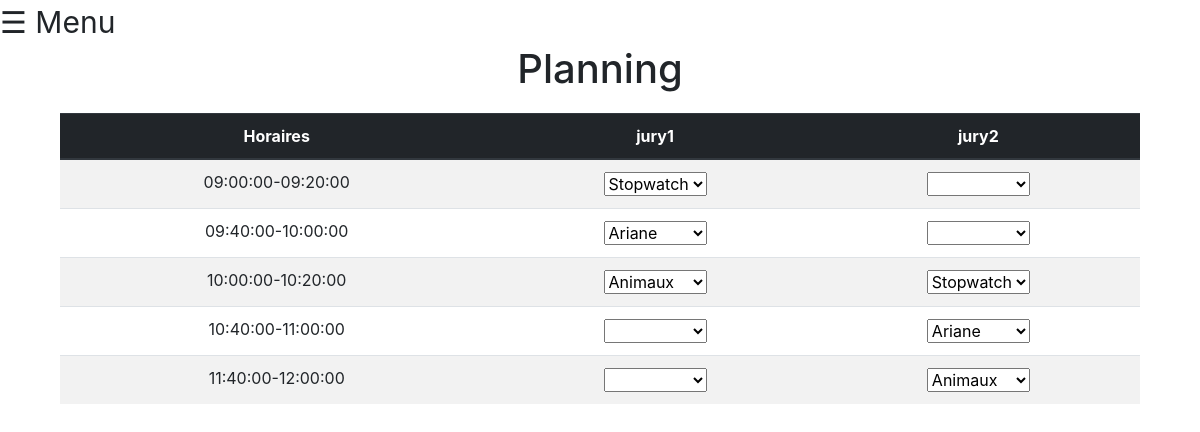
The page /site-web/templates/admin/plan.php (signed in) on the database its author committed.
### tables this page shows
create table JURY(
    NumJury int,
    login_ varchar(30),
    password_ varchar(30),
    PRIMARY key(NumJury)
);

create table HEURE(
    idHeure int,
    hDeb time,
    hFin time,
    PRIMARY key(idHeure)
);

### BD/Interactions/InteractionsBD.php (called while the page is built, shortened)
<?php
    function getHeure($connexion)
    {
        try{
            $prep = "SELECT * from HEURE;";
            $reponse = $connexion->query($prep);
            $ListeHeure = array();
            while ($donnees = $reponse->fetch())
            {
                $id = $donnees[0];
                $HDeb = $donnees[1];
                $HFin = $donnees[2];
                $p = new Heure($id,$HDeb,$HFin);
                array_push($ListeHeure,$p);
            }
            return $ListeHeure;
        }
        catch(PDOException $e)
        {
            echo $e.getMessage();
        }
    }
    function getGroupe($connexion)
    {
        try{
            $prep = "SELECT * from GROUPE where NumGroupe > 0;";
            $reponse = $connexion->query($prep);
            $ListeGroupe = array();
            while ($donnees = $reponse->fetch())
            {
                $id = $donnees[0];
                $Nom = $donnees[1];
                $Lycee = $donnees[2];
                $salle = $donnees[3];
                $img = $donnees[4];
                $p = new Groupe($id,$Nom,$Lycee,$salle,$img);
                array_push($ListeGroupe,$p);
            }
            return $ListeGroupe;
        }
        catch(PDOException $e)
        {
            echo $e.getMessage();
        }
    }
    function getJury($connexion)
    {
        try{
            $prep = "SELECT * from JURY;";
            $reponse = $connexion->query($prep);
            $ListeJury = array();
            while ($donnees = $reponse->fetch())
            {
                $id = $donnees[0];
                $Log = $donnees[1];
                $Pass = $donnees[2];
                $p = new Jury($id,$Log,$Pass);
                array_push($ListeJury,$p);
            }
            return $ListeJury;
        }
        catch(PDOException $e)
        {
            echo $e.getMessage();
        }
    }
?>

### BD/Classe/Jury.php (called while the page is built, shortened)
<?php
class Jury{
    private $_NumJury;
    private $_Login;
    public function __construct($id,$login,$pass)
    {
        $this->_NumJury = $id;
        $this->_Login = $login;
    }
    public function getNumJury(){
        return $this->_NumJury;
    }
    public function getLogin(){
        return $this->_Login;
    }
}
?>

### BD/Classe/Heure.php (called while the page is built)
<?php
class Heure{
    private $_ID;
    private $_hDeb;
    private $_hFin;
    public function __construct($id,$deb,$fin)
    {
        $this->_ID = $id;
        $this->_hDeb = $deb;
        $this->_hFin = $fin;
    }
    public function getID(){
        return $this->_ID;
    }
    public function getDeb(){
        return $this->_hDeb;
    }
    public function getFin(){
        return $this->_hFin;
    }
}
?>

### BD/Classe/Groupe.php (called while the page is built, shortened)
<?php
class Groupe{
    private $_NumGroupe;
    private $_NomProj;
    public function __construct($groupe,$Proj,$Lycee,$Salle,$img)
    {
        $this->_NumGroupe = $groupe;
        $this->_NomProj = $Proj;
    }
    public function getNumGroupe(){
        return $this->_NumGroupe;
    }
    public function getNomProj(){
        return $this->_NomProj;
    }
}
?>

### site-web/templates/admin/plan.php (the view, shortened to what this page needs)
<html>
    <head>
        <link rel="stylesheet" href="../../css/index.css"/>
        <link rel="stylesheet" href="../../bootstrap/css/bootstrap.min.css">
    </head>
    <body>
        <?php session_start();
            include 'menu_admin.php';
            include '../../../BD/Interactions/InteractionsBD.php';
            include '../../../BD/Classe/Jury.php';
            include '../../../BD/Classe/Groupe.php';
            include '../../../BD/Classe/Heure.php';
            $db = connect_database();
        ?>
        <center><h1>Planning</h1></center>
        <div>
            <div style="padding-top: 1% ; padding-left: 5% ; padding-right: 5%">
                <table class="table table-striped" style="text-align: center;">
                    <thead class="thead-dark">
                        <tr>
                        <th>Horaires</th>
                        <?php
                            $ListeJury = getJury($db);
                            foreach($ListeJury as $j)
                            {
                                echo "<th>".$j->getLogin()."</th>";
                            }
                        ?>
                        </tr>
                    </thead>
                    <?php
                        $ListeHeure = getHeure($db);
                        $ListeGroupe = getGroupe($db);
                        foreach($ListeHeure as $h)
                        {
                            echo "<tr id =".$h->getID().">";
                            echo "<td>".$h->getDeb()."-".$h->getFin()."</td>";
                            foreach ($ListeJury as $j)
                            {
                                echo "<td>";
                                echo "<select name='".$h->getID().$j->getNumJury()."' onchange=assign(this.name,this.value)>";
                                $stmt = $db->prepare("select * from JUGE");
                                $stmt->execute();
                                $verif = false;
                                $idSelected = null;
                                while($row = $stmt->fetch())
                                {
                                    if( ($row['NumJury'] == $j->getNumJury()) && ($h->getID() == $row['idHeure'] ))
                                    {
                                        $verif = true;
                                        $idSelected = $row['NumGroupe'];
                                    }
                                }
                                if(!$verif)
                                {
                                    echo "<option value=none></option>";
                                    foreach ($ListeGroupe as $g)
                                    {
                                        echo "<option value='".$g->getNumGroupe()."'>".$g->getNomProj()."</option>";
                                    }
                                }
                                else
                                {
                                    foreach ($ListeGroupe as $g)
                                    {
                                        if ($g->getNumGroupe() === $idSelected)
                                        {
                                            echo "<option value='".$g->getNumGroupe()."' selected>".$g->getNomProj()."</option>";
                                        }
                                        else
                                        {
                                            echo "<option value='".$g->getNumGroupe()."'>".$g->getNomProj()."</option>";
                                        }
                                    }
                                }
                                echo "</td>";
                            }
                            echo "</tr>";
                        }
                    ?>
                </table>
            </div>
        </div>
    </body>
</html>

### site-web/css/index.css (style rules this page uses)
body { font-family: "Lato", sans-serif; }

### rows shown on the page
jury: login_ "jury1"
jury: login_ "jury2"
heure: hDeb "09:00:00", hFin "09:20:00"
heure: hDeb "09:40:00", hFin "10:00:00"
heure: hDeb "10:00:00", hFin "10:20:00"
heure: hDeb "10:40:00", hFin "11:00:00"
heure: hDeb "11:40:00", hFin "12:00:00"

### other values the page prints
form field value "Stopwatch"
form field value "Ariane"
form field value "Animaux"
